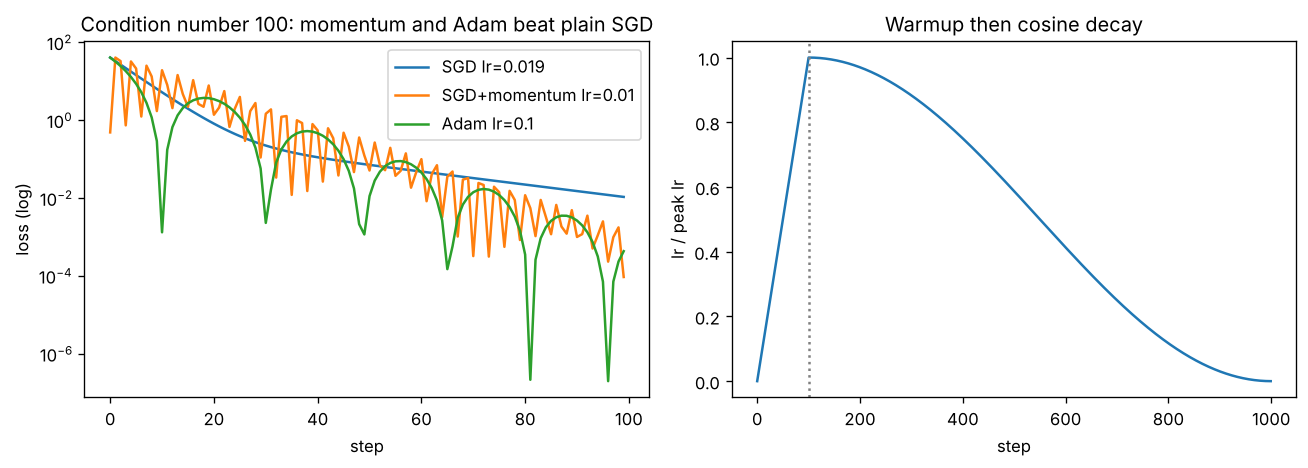

Write the Python code that produced this figure.
"""
Day 144 - Consolidation: the optimisation thread (SGD -> momentum -> Adam -> AdamW -> warmup/cosine).
Left : loss on an ill-conditioned 2-D quadratic for SGD, SGD+momentum, Adam.
Right: warmup + cosine learning-rate schedule, and the Adam effective step it produces.
Synthetic, deterministic, nothing downloaded.
"""
import numpy as np
import matplotlib.pyplot as plt

np.random.seed(42)
H = np.array([100.0, 1.0])                       # curvature per axis: condition number 100
loss = lambda w: 0.5 * np.sum(H * w ** 2)
grad = lambda w: H * w
w0 = np.array([1.0, 1.0])
T = 100

def run(opt, lr):
    w, m, v, hist = w0.copy(), np.zeros(2), np.zeros(2), []
    for t in range(1, T + 1):
        g = grad(w)
        if opt == "sgd":
            w = w - lr * g
        elif opt == "mom":
            m = 0.9 * m + g
            w = w - lr * m
        else:                                     # adam
            m = 0.9 * m + 0.1 * g
            v = 0.999 * v + 0.001 * g ** 2
            w = w - lr * (m / (1 - 0.9 ** t)) / (np.sqrt(v / (1 - 0.999 ** t)) + 1e-8)
        hist.append(loss(w))
    return np.array(hist)

curves = {"SGD lr=0.019": run("sgd", 0.019),      # lr must stay below 2/100 or the stiff axis diverges
          "SGD+momentum lr=0.01": run("mom", 0.01),
          "Adam lr=0.1": run("adam", 0.1)}
for k, c in curves.items():
    print(f"{k:24s} final loss after {T} steps: {c[-1]:.2e}")

# schedule: linear warmup then cosine decay
steps = np.arange(1000)
warm, peak = 100, 1.0
lr_t = np.where(steps < warm, peak * steps / warm,
                0.5 * peak * (1 + np.cos(np.pi * (steps - warm) / (len(steps) - warm))))
print(f"lr at step 0/50/100/550/999: {lr_t[0]:.2f} {lr_t[50]:.2f} {lr_t[100]:.2f} {lr_t[550]:.2f} {lr_t[999]:.4f}")

fig, ax = plt.subplots(1, 2, figsize=(11, 4))
for k, c in curves.items():
    ax[0].semilogy(c, label=k)
ax[0].set_xlabel("step"); ax[0].set_ylabel("loss (log)")
ax[0].set_title("Condition number 100: momentum and Adam beat plain SGD"); ax[0].legend()
ax[1].plot(steps, lr_t)
ax[1].axvline(warm, ls=":", color="gray")
ax[1].set_xlabel("step"); ax[1].set_ylabel("lr / peak lr")
ax[1].set_title("Warmup then cosine decay")
plt.tight_layout()
plt.savefig("graph_DAY_144.png", dpi=120, bbox_inches="tight")
